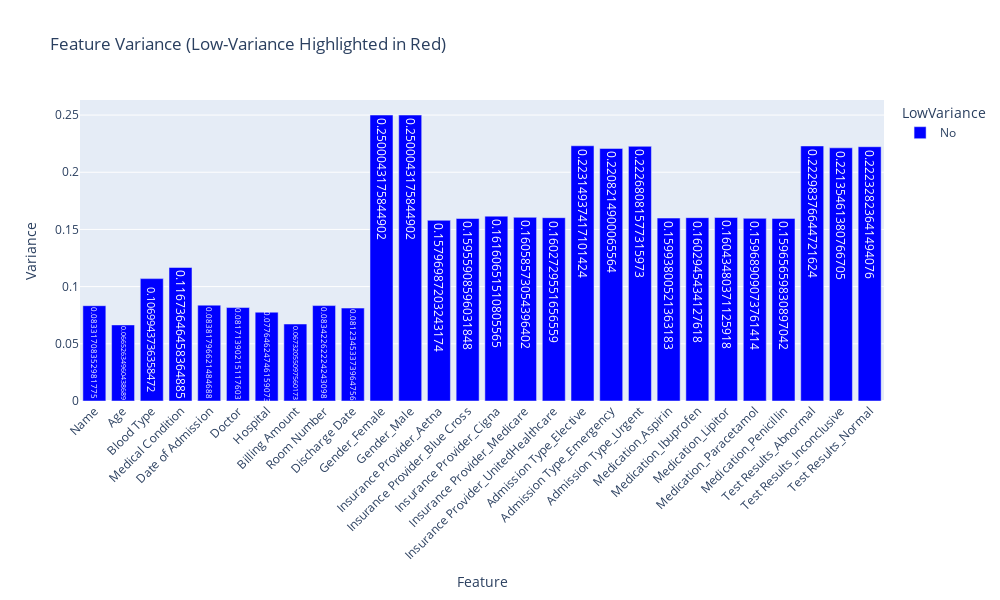

The notebook cell saved with this chart:
### Code cell
# Faqat sonli ustunlarni tanlab olamiz
numeric_cols = df.select_dtypes(include=[np.number]).columns

# Har bir sonli ustun uchun variansani hisoblaymiz
variances = df[numeric_cols].var()

# Past variansa uchun threshold belgilaymiz (masalan: 0.01)
threshold = 0.01

# Threshold’dan kichik bo‘lgan variansali ustunlarni topamiz
low_variance_features = variances[variances < threshold].index.tolist()

# Natijani DataFrame ko‘rinishida saqlaymiz
# Feature -> ustun nomi
# Variance -> ustunning varians qiymati
# LowVariance -> agar ustun past variansli bo‘lsa 'Yes', aks holda 'No'
var_df = pd.DataFrame({
    'Feature': variances.index,
    'Variance': variances.values,
    'LowVariance': ['Yes' if f in low_variance_features else 'No' for f in variances.index]
})

# Plotly Express yordamida bar chart (ustunli grafik) chizamiz
fig = px.bar(
    var_df,
    x='Feature',        # x o‘qi – ustun nomlari
    y='Variance',       # y o‘qi – varians qiymati
    color='LowVariance',  # rang past variansli yoki yo‘qligiga qarab belgilanadi
    color_discrete_map={'Yes': 'red', 'No': 'blue'},  # Yes -> qizil, No -> ko‘k
    text='Variance',    # ustun ustiga varians qiymatini yozib qo‘yish
    title='Feature Variance (Low-Variance Highlighted in Red)'  # grafik sarlavhasi
)

# Grafikni sozlash: x o‘qi yozuvlarini 45° buramiz, grafik o‘lchamini belgilaymiz
fig.update_layout(
    xaxis_tickangle=-45,
    width=1000,
    height=600
)

# Grafikni ko‘rsatish
fig.show()

### Figure 1 — Plotly figure (JSON) as saved in the notebook; plotly's stock layout.template omitted (floating-point values rounded to 4 significant figures)
{"data": [{"hovertemplate": "LowVariance=No<br>Feature=%{x}<br>Variance=%{text}<extra></extra>", "legendgroup": "No", "marker": {"color": "blue", "pattern": {"shape": ""}}, "name": "No", "orientation": "v", "showlegend": true, "text": [0.08332, 0.06653, 0.107, 0.1167, 0.08382, 0.08171, 0.07765, 0.06732, 0.08342, 0.08123, 0.25, 0.25, 0.158, 0.1596, 0.1616, 0.1606, 0.1603, 0.2231, 0.2208, 0.2227, 0.1599, 0.1603, 0.1604, 0.1597, 0.1597, 0.223, 0.2214, 0.2223], "textposition": "auto", "type": "bar", "x": ["Name", "Age", "Blood Type", "Medical Condition", "Date of Admission", "Doctor", "Hospital", "Billing Amount", "Room Number", "Discharge Date", "Gender_Female", "Gender_Male", "Insurance Provider_Aetna", "Insurance Provider_Blue Cross", "Insurance Provider_Cigna", "Insurance Provider_Medicare", "Insurance Provider_UnitedHealthcare", "Admission Type_Elective", "Admission Type_Emergency", "Admission Type_Urgent", "Medication_Aspirin", "Medication_Ibuprofen", "Medication_Lipitor", "Medication_Paracetamol", "Medication_Penicillin", "Test Results_Abnormal", "Test Results_Inconclusive", "Test Results_Normal"], "xaxis": "x", "y": [0.08332, 0.06653, 0.107, 0.1167, 0.08382, 0.08171, 0.07765, 0.06732, 0.08342, 0.08123, 0.25, 0.25, 0.158, 0.1596, 0.1616, 0.1606, 0.1603, 0.2231, 0.2208, 0.2227, 0.1599, 0.1603, 0.1604, 0.1597, 0.1597, 0.223, 0.2214, 0.2223], "yaxis": "y"}], "layout": {"barmode": "relative", "height": 600, "legend": {"title": {"text": "LowVariance"}, "tracegroupgap": 0}, "title": {"text": "Feature Variance (Low-Variance Highlighted in Red)"}, "width": 1000, "xaxis": {"anchor": "y", "domain": [0, 1], "tickangle": -45, "title": {"text": "Feature"}}, "yaxis": {"anchor": "x", "domain": [0, 1], "title": {"text": "Variance"}}}}
